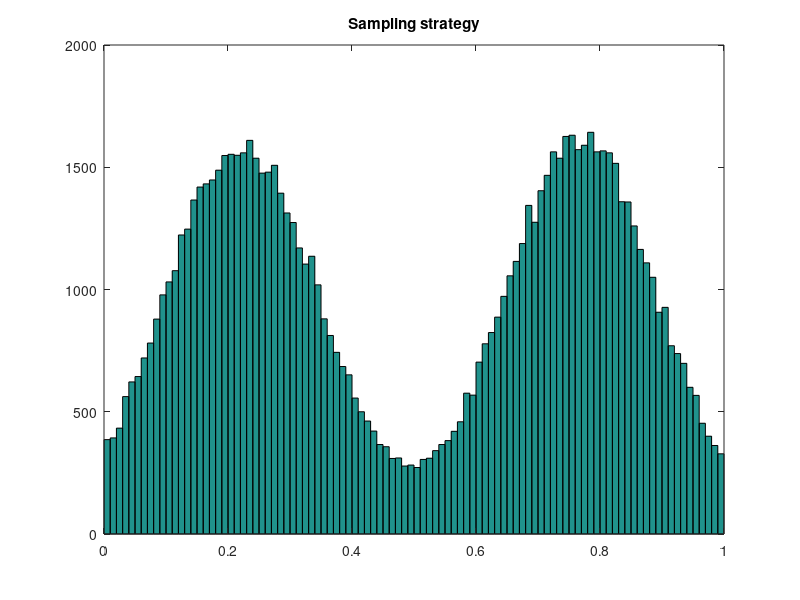
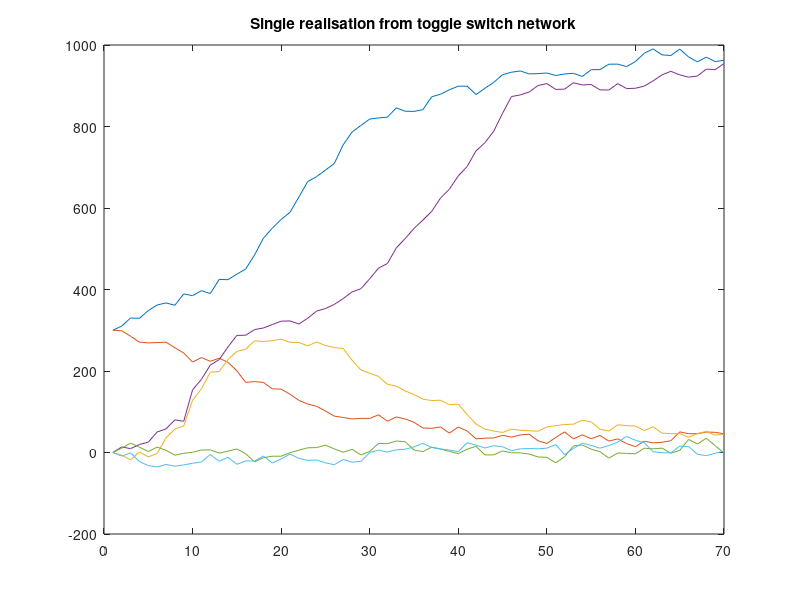

Write MATLAB code to recreate these figures, in order.

clear all
close all
clc

decay          = 0.25;
synth          = 250;
K_d_inhibition = 200;
K_d_activation = 400;
n_inhibition   = 2;
n_activation   = 20;

init = [300 300 0 0 0 0]';

sigma   = 100e-0;
dt      = 1;
T       = 240; 
a(:,1)  = init;
nRealiz = 400;

% -------------------------------------------------------------------------
% -------------------------------------------------------------------------

MM = 100000;
for i = 1:MM
    rp = randperm(2); rp = rp(1);
    if rp==1
        np = randn/8 + 0.22;
    else
        np = randn/8 + 0.77;
    end
    Np(i) = np;
end
k = 1;
for i = 1:length(Np)
    if (Np(i)<1)&&(Np(i)>0)
        SampleDistribution(k) = Np(i);
        k = k+1;
    end
end
figure, hist(SampleDistribution,100), title('Sampling strategy')
MM = length(SampleDistribution);

% -------------------------------------------------------------------------
% -------------------------------------------------------------------------

for j = 1:nRealiz
    
    clear a
    a(:,1) = init;
    
    for i = 1:T-1

        a(1,i+1) = a(1,i) + dt*(synth*(1/(1+ (a(2,i)/K_d_inhibition)^n_inhibition)) - decay*a(1,i)) + sqrt(sigma)*randn;
        a(2,i+1) = a(2,i) + dt*(synth*(1/(1+ (a(1,i)/K_d_inhibition)^n_inhibition)) - decay*a(2,i)) + sqrt(sigma)*randn;
        
        a(3,i+1) = a(3,i) + dt*(synth*(1/(1+(K_d_activation/a(1,i))^n_activation))*(1/(1+ (a(4,i)/K_d_inhibition)^n_inhibition)) - decay*a(3,i)) + sqrt(sigma)*randn;
        a(4,i+1) = a(4,i) + dt*(synth*(1/(1+(K_d_activation/a(1,i))^n_activation))*(1/(1+ (a(3,i)/K_d_inhibition)^n_inhibition)) - decay*a(4,i)) + sqrt(sigma)*randn;
    
        a(5,i+1) = a(5,i) + dt*(synth*(1/(1+(K_d_activation/a(2,i))^n_activation))*(1/(1+ (a(6,i)/K_d_inhibition)^n_inhibition)) - decay*a(5,i)) + sqrt(sigma)*randn;
        a(6,i+1) = a(6,i) + dt*(synth*(1/(1+(K_d_activation/a(2,i))^n_activation))*(1/(1+ (a(5,i)/K_d_inhibition)^n_inhibition)) - decay*a(6,i)) + sqrt(sigma)*randn;
        
        if sum(a([3 4 5 6],i+1)>950)
            ind = ceil(i*SampleDistribution(round(rand*MM)));
            DataDiff(1:6,j) = a(1:6,ind);
            break
        end
    
    end

end

figure, plot(a'), title('Single realisation from toggle switch network')

% save diffusionInput DataDiff
